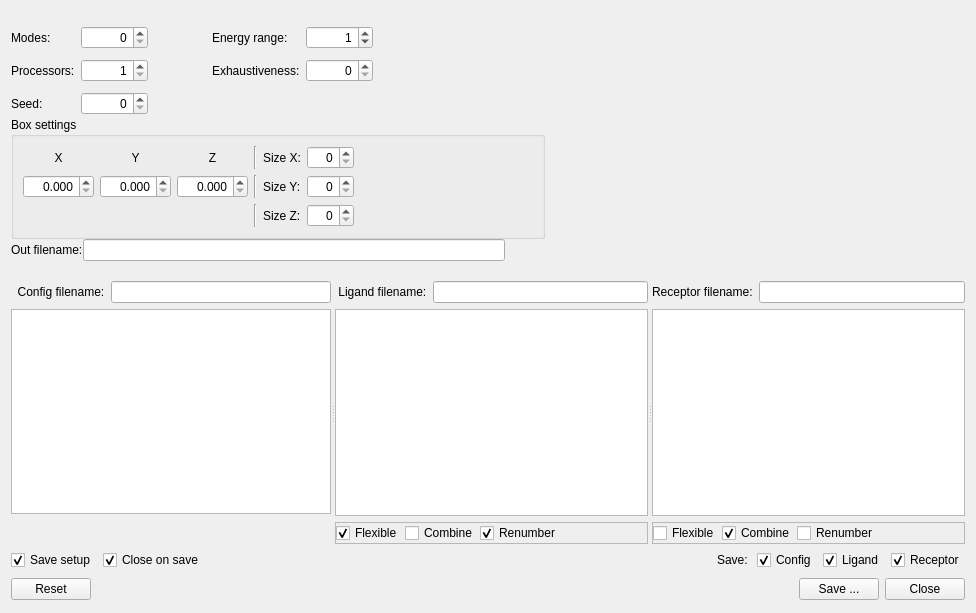
<?xml version="1.0" encoding="UTF-8"?>
<ui version="4.0">
 <class>DockingProjectInputExportTool</class>
 <widget class="QWidget" name="DockingProjectInputExportTool">
  <property name="geometry">
   <rect>
    <x>0</x>
    <y>0</y>
    <width>976</width>
    <height>613</height>
   </rect>
  </property>
  <property name="windowTitle">
   <string>Docking - Autodock Vina Input</string>
  </property>
  <layout class="QVBoxLayout" name="verticalLayout">
   <item>
    <layout class="QHBoxLayout" name="dockingSettings">
     <item>
      <widget class="QWidget" name="controlW" native="true">
       <property name="enabled">
        <bool>true</bool>
       </property>
       <property name="sizePolicy">
        <sizepolicy hsizetype="Fixed" vsizetype="Fixed">
         <horstretch>0</horstretch>
         <verstretch>0</verstretch>
        </sizepolicy>
       </property>
       <layout class="QGridLayout" name="controlsW">
        <property name="leftMargin">
         <number>0</number>
        </property>
        <property name="topMargin">
         <number>0</number>
        </property>
        <property name="rightMargin">
         <number>0</number>
        </property>
        <property name="bottomMargin">
         <number>0</number>
        </property>
        <property name="spacing">
         <number>0</number>
        </property>
        <item row="0" column="0">
         <layout class="QVBoxLayout" name="controlsConfig">
          <item>
           <layout class="QHBoxLayout" name="horizontalLayout_6">
            <item>
             <widget class="QWidget" name="controlsMain" native="true">
              <property name="enabled">
               <bool>true</bool>
              </property>
              <layout class="QGridLayout" name="gridLayout">
               <property name="leftMargin">
                <number>0</number>
               </property>
               <property name="topMargin">
                <number>0</number>
               </property>
               <property name="rightMargin">
                <number>0</number>
               </property>
               <property name="bottomMargin">
                <number>0</number>
               </property>
               <item row="2" column="1">
                <layout class="QHBoxLayout" name="horizontalLayout_4">
                 <item>
                  <widget class="QSpinBox" name="procSB">
                   <property name="toolTip">
                    <string>The number of CPUs to use (the default is to try to detect the number of CPUs or, failing that, use 1)</string>
                   </property>
                   <property name="alignment">
                    <set>Qt::AlignRight|Qt::AlignTrailing|Qt::AlignVCenter</set>
                   </property>
                   <property name="minimum">
                    <number>1</number>
                   </property>
                   <property name="maximum">
                    <number>9999999</number>
                   </property>
                   <property name="value">
                    <number>1</number>
                   </property>
                  </widget>
                 </item>
                 <item>
                  <spacer name="horizontalSpacer_4">
                   <property name="orientation">
                    <enum>Qt::Horizontal</enum>
                   </property>
                   <property name="sizeHint" stdset="0">
                    <size>
                     <width>58</width>
                     <height>27</height>
                    </size>
                   </property>
                  </spacer>
                 </item>
                </layout>
               </item>
               <item row="3" column="3">
                <layout class="QHBoxLayout" name="horizontalLayout">
                 <item>
                  <spacer name="horizontalSpacer_2">
                   <property name="orientation">
                    <enum>Qt::Horizontal</enum>
                   </property>
                   <property name="sizeHint" stdset="0">
                    <size>
                     <width>40</width>
                     <height>20</height>
                    </size>
                   </property>
                  </spacer>
                 </item>
                </layout>
               </item>
               <item row="1" column="0">
                <widget class="QLabel" name="label_2">
                 <property name="toolTip">
                  <string>maximum number of binding modes to generate, default is 9</string>
                 </property>
                 <property name="text">
                  <string>Modes:</string>
                 </property>
                </widget>
               </item>
               <item row="3" column="1">
                <layout class="QHBoxLayout" name="horizontalLayout_9">
                 <item>
                  <widget class="QSpinBox" name="seedSB">
                   <property name="toolTip">
                    <string>Explicit random seed, default is disable seed</string>
                   </property>
                   <property name="alignment">
                    <set>Qt::AlignRight|Qt::AlignTrailing|Qt::AlignVCenter</set>
                   </property>
                   <property name="minimum">
                    <number>0</number>
                   </property>
                   <property name="maximum">
                    <number>9999999</number>
                   </property>
                   <property name="value">
                    <number>0</number>
                   </property>
                  </widget>
                 </item>
                 <item>
                  <spacer name="horizontalSpacer_10">
                   <property name="orientation">
                    <enum>Qt::Horizontal</enum>
                   </property>
                   <property name="sizeHint" stdset="0">
                    <size>
                     <width>18</width>
                     <height>27</height>
                    </size>
                   </property>
                  </spacer>
                 </item>
                </layout>
               </item>
               <item row="1" column="1">
                <layout class="QHBoxLayout" name="horizontalLayout_2">
                 <item>
                  <widget class="QSpinBox" name="modesSB">
                   <property name="toolTip">
                    <string>maximum number of binding modes to generate, default is 9</string>
                   </property>
                   <property name="alignment">
                    <set>Qt::AlignRight|Qt::AlignTrailing|Qt::AlignVCenter</set>
                   </property>
                   <property name="maximum">
                    <number>9999999</number>
                   </property>
                  </widget>
                 </item>
                 <item>
                  <spacer name="horizontalSpacer_3">
                   <property name="orientation">
                    <enum>Qt::Horizontal</enum>
                   </property>
                   <property name="sizeHint" stdset="0">
                    <size>
                     <width>58</width>
                     <height>27</height>
                    </size>
                   </property>
                  </spacer>
                 </item>
                </layout>
               </item>
               <item row="2" column="3">
                <layout class="QHBoxLayout" name="horizontalLayout_7">
                 <item>
                  <widget class="QSpinBox" name="exhausSB">
                   <property name="toolTip">
                    <string>The exhaustiveness of the global search (roughly proportional to time): 1+, default is 8</string>
                   </property>
                   <property name="alignment">
                    <set>Qt::AlignRight|Qt::AlignTrailing|Qt::AlignVCenter</set>
                   </property>
                   <property name="maximum">
                    <number>9999999</number>
                   </property>
                  </widget>
                 </item>
                 <item>
                  <spacer name="horizontalSpacer_7">
                   <property name="orientation">
                    <enum>Qt::Horizontal</enum>
                   </property>
                   <property name="sizeHint" stdset="0">
                    <size>
                     <width>58</width>
                     <height>26</height>
                    </size>
                   </property>
                  </spacer>
                 </item>
                </layout>
               </item>
               <item row="1" column="3">
                <layout class="QHBoxLayout" name="horizontalLayout_5">
                 <item>
                  <widget class="QSpinBox" name="energyRangeSB">
                   <property name="toolTip">
                    <string>Maximum energy difference between the best binding mode and the worst one displayed (kcal/mol) default is 3</string>
                   </property>
                   <property name="alignment">
                    <set>Qt::AlignRight|Qt::AlignTrailing|Qt::AlignVCenter</set>
                   </property>
                   <property name="minimum">
                    <number>0</number>
                   </property>
                   <property name="maximum">
                    <number>9999999</number>
                   </property>
                   <property name="value">
                    <number>1</number>
                   </property>
                  </widget>
                 </item>
                 <item>
                  <spacer name="horizontalSpacer_5">
                   <property name="orientation">
                    <enum>Qt::Horizontal</enum>
                   </property>
                   <property name="sizeHint" stdset="0">
                    <size>
                     <width>58</width>
                     <height>26</height>
                    </size>
                   </property>
                  </spacer>
                 </item>
                </layout>
               </item>
               <item row="1" column="2">
                <widget class="QLabel" name="label_6">
                 <property name="toolTip">
                  <string>Maximum energy difference between the best binding mode and the worst one displayed (kcal/mol) default is 3</string>
                 </property>
                 <property name="text">
                  <string>Energy range:</string>
                 </property>
                </widget>
               </item>
               <item row="2" column="2">
                <widget class="QLabel" name="label">
                 <property name="toolTip">
                  <string>The exhaustiveness of the global search (roughly proportional to time): 1+, default is 8</string>
                 </property>
                 <property name="text">
                  <string>Exhaustiveness:</string>
                 </property>
                </widget>
               </item>
               <item row="3" column="0">
                <widget class="QLabel" name="label_3">
                 <property name="toolTip">
                  <string>Explicit random seed, default is disable seed</string>
                 </property>
                 <property name="text">
                  <string>Seed:</string>
                 </property>
                </widget>
               </item>
               <item row="2" column="0">
                <widget class="QLabel" name="label_4">
                 <property name="toolTip">
                  <string>The number of CPUs to use (the default is to try to detect the number of CPUs or, failing that, use 1)</string>
                 </property>
                 <property name="text">
                  <string>Processors:</string>
                 </property>
                </widget>
               </item>
              </layout>
             </widget>
            </item>
            <item>
             <spacer name="horizontalSpacer_11">
              <property name="orientation">
               <enum>Qt::Horizontal</enum>
              </property>
              <property name="sizeHint" stdset="0">
               <size>
                <width>40</width>
                <height>20</height>
               </size>
              </property>
             </spacer>
            </item>
           </layout>
          </item>
          <item>
           <widget class="QGroupBox" name="Boxsettings">
            <property name="title">
             <string>Box settings</string>
            </property>
            <layout class="QGridLayout" name="gridLayoutSetBox">
             <item row="2" column="5">
              <widget class="QQuantitySpinBox" name="spinBoxSizeY">
               <property name="toolTip">
                <string>Dimension of box in y axis</string>
               </property>
               <property name="alignment">
                <set>Qt::AlignRight|Qt::AlignTrailing|Qt::AlignVCenter</set>
               </property>
               <property name="decimals">
                <number>0</number>
               </property>
               <property name="maximum">
                <double>999.000000000000000</double>
               </property>
              </widget>
             </item>
             <item row="3" column="4">
              <widget class="QLabel" name="label_18">
               <property name="toolTip">
                <string>Dimension of box in z axis</string>
               </property>
               <property name="text">
                <string>Size Z:</string>
               </property>
               <property name="buddy">
                <cstring>Boxsettings</cstring>
               </property>
              </widget>
             </item>
             <item row="1" column="4">
              <widget class="QLabel" name="label_16">
               <property name="toolTip">
                <string>Dimension of box in x axis</string>
               </property>
               <property name="text">
                <string>Size X:</string>
               </property>
              </widget>
             </item>
             <item row="1" column="5">
              <widget class="QQuantitySpinBox" name="spinBoxSizeX">
               <property name="toolTip">
                <string>Dimension of box in x axis</string>
               </property>
               <property name="alignment">
                <set>Qt::AlignRight|Qt::AlignTrailing|Qt::AlignVCenter</set>
               </property>
               <property name="decimals">
                <number>0</number>
               </property>
               <property name="minimum">
                <double>0.000000000000000</double>
               </property>
               <property name="maximum">
                <double>999.000000000000000</double>
               </property>
              </widget>
             </item>
             <item row="2" column="4">
              <widget class="QLabel" name="label_17">
               <property name="toolTip">
                <string>Dimension of box in y axis</string>
               </property>
               <property name="text">
                <string>Size Y:</string>
               </property>
              </widget>
             </item>
             <item row="1" column="6">
              <spacer name="horizontalSpacer_12">
               <property name="orientation">
                <enum>Qt::Horizontal</enum>
               </property>
               <property name="sizeHint" stdset="0">
                <size>
                 <width>40</width>
                 <height>20</height>
                </size>
               </property>
              </spacer>
             </item>
             <item row="3" column="5">
              <widget class="QQuantitySpinBox" name="spinBoxSizeZ">
               <property name="toolTip">
                <string>Dimension of box in z axis</string>
               </property>
               <property name="alignment">
                <set>Qt::AlignRight|Qt::AlignTrailing|Qt::AlignVCenter</set>
               </property>
               <property name="decimals">
                <number>0</number>
               </property>
               <property name="maximum">
                <double>999.000000000000000</double>
               </property>
              </widget>
             </item>
             <item row="1" column="2">
              <widget class="Line" name="line_2">
               <property name="orientation">
                <enum>Qt::Vertical</enum>
               </property>
              </widget>
             </item>
             <item row="2" column="1">
              <layout class="QHBoxLayout" name="horizontalLayout_14">
               <item>
                <widget class="QQuantitySpinBox" name="doubleSpinBoxX">
                 <property name="toolTip">
                  <string>Position of box in x axis</string>
                 </property>
                 <property name="alignment">
                  <set>Qt::AlignRight|Qt::AlignTrailing|Qt::AlignVCenter</set>
                 </property>
                 <property name="decimals">
                  <number>3</number>
                 </property>
                 <property name="maximum">
                  <double>999.990000000000009</double>
                 </property>
                </widget>
               </item>
               <item>
                <widget class="QQuantitySpinBox" name="doubleSpinBoxY">
                 <property name="toolTip">
                  <string>Position of box in y axis</string>
                 </property>
                 <property name="alignment">
                  <set>Qt::AlignRight|Qt::AlignTrailing|Qt::AlignVCenter</set>
                 </property>
                 <property name="decimals">
                  <number>3</number>
                 </property>
                 <property name="maximum">
                  <double>999.990000000000009</double>
                 </property>
                </widget>
               </item>
               <item>
                <widget class="QQuantitySpinBox" name="doubleSpinBoxZ">
                 <property name="toolTip">
                  <string>Position of box in z axis</string>
                 </property>
                 <property name="alignment">
                  <set>Qt::AlignRight|Qt::AlignTrailing|Qt::AlignVCenter</set>
                 </property>
                 <property name="decimals">
                  <number>3</number>
                 </property>
                 <property name="maximum">
                  <double>999.990000000000009</double>
                 </property>
                </widget>
               </item>
              </layout>
             </item>
             <item row="3" column="2">
              <widget class="Line" name="line_3">
               <property name="orientation">
                <enum>Qt::Vertical</enum>
               </property>
              </widget>
             </item>
             <item row="1" column="1">
              <layout class="QHBoxLayout" name="horizontalLayout_11">
               <item>
                <widget class="QLabel" name="label_13">
                 <property name="toolTip">
                  <string>Position of box in x axis</string>
                 </property>
                 <property name="layoutDirection">
                  <enum>Qt::LeftToRight</enum>
                 </property>
                 <property name="text">
                  <string>X</string>
                 </property>
                 <property name="alignment">
                  <set>Qt::AlignCenter</set>
                 </property>
                </widget>
               </item>
               <item>
                <widget class="QLabel" name="label_14">
                 <property name="toolTip">
                  <string>Position of box in y axis</string>
                 </property>
                 <property name="text">
                  <string>Y</string>
                 </property>
                 <property name="alignment">
                  <set>Qt::AlignCenter</set>
                 </property>
                </widget>
               </item>
               <item>
                <widget class="QLabel" name="label_15">
                 <property name="toolTip">
                  <string>Position of box in z axis</string>
                 </property>
                 <property name="text">
                  <string>Z</string>
                 </property>
                 <property name="alignment">
                  <set>Qt::AlignCenter</set>
                 </property>
                </widget>
               </item>
              </layout>
             </item>
             <item row="2" column="2">
              <widget class="Line" name="line">
               <property name="orientation">
                <enum>Qt::Vertical</enum>
               </property>
              </widget>
             </item>
            </layout>
           </widget>
          </item>
          <item>
           <layout class="QHBoxLayout" name="horizontalLayoutOutFile">
            <property name="sizeConstraint">
             <enum>QLayout::SetDefaultConstraint</enum>
            </property>
            <property name="leftMargin">
             <number>0</number>
            </property>
            <item>
             <widget class="QLabel" name="label_12">
              <property name="toolTip">
               <string>Output models (PDBQT)</string>
              </property>
              <property name="text">
               <string>Out filename:</string>
              </property>
             </widget>
            </item>
            <item>
             <widget class="QLineEdit" name="lineEditOutFile">
              <property name="sizePolicy">
               <sizepolicy hsizetype="Fixed" vsizetype="Fixed">
                <horstretch>0</horstretch>
                <verstretch>0</verstretch>
               </sizepolicy>
              </property>
              <property name="minimumSize">
               <size>
                <width>422</width>
                <height>0</height>
               </size>
              </property>
              <property name="maximumSize">
               <size>
                <width>420</width>
                <height>16777215</height>
               </size>
              </property>
              <property name="baseSize">
               <size>
                <width>0</width>
                <height>0</height>
               </size>
              </property>
              <property name="toolTip">
               <string>Output models (PDBQT)</string>
              </property>
              <property name="layoutDirection">
               <enum>Qt::LeftToRight</enum>
              </property>
              <property name="autoFillBackground">
               <bool>false</bool>
              </property>
              <property name="text">
               <string/>
              </property>
             </widget>
            </item>
            <item>
             <spacer name="horizontalSpacer_8">
              <property name="orientation">
               <enum>Qt::Horizontal</enum>
              </property>
              <property name="sizeHint" stdset="0">
               <size>
                <width>40</width>
                <height>20</height>
               </size>
              </property>
             </spacer>
            </item>
           </layout>
          </item>
         </layout>
        </item>
       </layout>
      </widget>
     </item>
     <item>
      <spacer name="horizontalSpacer_15">
       <property name="orientation">
        <enum>Qt::Horizontal</enum>
       </property>
       <property name="sizeHint" stdset="0">
        <size>
         <width>40</width>
         <height>20</height>
        </size>
       </property>
      </spacer>
     </item>
     <item>
      <widget class="QWidget" name="InputImg" native="true">
       <property name="minimumSize">
        <size>
         <width>279</width>
         <height>0</height>
        </size>
       </property>
       <property name="maximumSize">
        <size>
         <width>279</width>
         <height>16777215</height>
        </size>
       </property>
       <property name="sizeIncrement">
        <size>
         <width>0</width>
         <height>0</height>
        </size>
       </property>
      </widget>
     </item>
    </layout>
   </item>
   <item>
    <layout class="QHBoxLayout" name="nameFiles">
     <item>
      <widget class="QSplitter" name="splitterNameFiles">
       <property name="orientation">
        <enum>Qt::Horizontal</enum>
       </property>
       <widget class="QWidget" name="widgetConfig" native="true">
        <property name="sizePolicy">
         <sizepolicy hsizetype="Preferred" vsizetype="Preferred">
          <horstretch>0</horstretch>
          <verstretch>0</verstretch>
         </sizepolicy>
        </property>
        <property name="minimumSize">
         <size>
          <width>320</width>
          <height>0</height>
         </size>
        </property>
        <property name="maximumSize">
         <size>
          <width>16777215</width>
          <height>16777215</height>
         </size>
        </property>
        <property name="sizeIncrement">
         <size>
          <width>0</width>
          <height>0</height>
         </size>
        </property>
        <property name="baseSize">
         <size>
          <width>0</width>
          <height>0</height>
         </size>
        </property>
        <layout class="QVBoxLayout" name="verticalLayoutConfig" stretch="0,0,0">
         <property name="leftMargin">
          <number>0</number>
         </property>
         <property name="topMargin">
          <number>0</number>
         </property>
         <property name="rightMargin">
          <number>0</number>
         </property>
         <property name="bottomMargin">
          <number>0</number>
         </property>
         <item>
          <layout class="QHBoxLayout" name="horizontalLayout_8">
           <item>
            <widget class="QLabel" name="label_8">
             <property name="sizePolicy">
              <sizepolicy hsizetype="Fixed" vsizetype="Fixed">
               <horstretch>0</horstretch>
               <verstretch>0</verstretch>
              </sizepolicy>
             </property>
             <property name="maximumSize">
              <size>
               <width>16777215</width>
               <height>16777215</height>
              </size>
             </property>
             <property name="toolTip">
              <string>Configuration file (from command line - vina --config config.cfg )</string>
             </property>
             <property name="text">
              <string>  Config filename:</string>
             </property>
             <property name="alignment">
              <set>Qt::AlignLeading|Qt::AlignLeft|Qt::AlignVCenter</set>
             </property>
            </widget>
           </item>
           <item>
            <widget class="QLineEdit" name="lineEditConfig">
             <property name="maximumSize">
              <size>
               <width>16777215</width>
               <height>16777215</height>
              </size>
             </property>
             <property name="toolTip">
              <string>Configuration file (from command line - vina --config config.cfg )
Must be set to save file.</string>
             </property>
             <property name="layoutDirection">
              <enum>Qt::RightToLeft</enum>
             </property>
             <property name="text">
              <string/>
             </property>
            </widget>
           </item>
          </layout>
         </item>
         <item>
          <widget class="QTextEdit" name="previewText">
           <property name="enabled">
            <bool>true</bool>
           </property>
           <property name="sizePolicy">
            <sizepolicy hsizetype="Expanding" vsizetype="Expanding">
             <horstretch>0</horstretch>
             <verstretch>0</verstretch>
            </sizepolicy>
           </property>
           <property name="minimumSize">
            <size>
             <width>0</width>
             <height>0</height>
            </size>
           </property>
           <property name="maximumSize">
            <size>
             <width>16777215</width>
             <height>16777215</height>
            </size>
           </property>
           <property name="baseSize">
            <size>
             <width>0</width>
             <height>0</height>
            </size>
           </property>
           <property name="font">
            <font>
             <family>Courier New</family>
            </font>
           </property>
           <property name="readOnly">
            <bool>false</bool>
           </property>
           <property name="acceptRichText">
            <bool>false</bool>
           </property>
          </widget>
         </item>
         <item>
          <widget class="QFrame" name="horizontalFrame_3">
           <layout class="QHBoxLayout" name="horizontalLayout_15">
            <property name="spacing">
             <number>2</number>
            </property>
            <property name="leftMargin">
             <number>1</number>
            </property>
            <property name="topMargin">
             <number>2</number>
            </property>
            <property name="rightMargin">
             <number>1</number>
            </property>
            <property name="bottomMargin">
             <number>2</number>
            </property>
            <item>
             <spacer name="horizontalSpacer_14">
              <property name="orientation">
               <enum>Qt::Horizontal</enum>
              </property>
              <property name="sizeHint" stdset="0">
               <size>
                <width>40</width>
                <height>20</height>
               </size>
              </property>
             </spacer>
            </item>
           </layout>
          </widget>
         </item>
        </layout>
       </widget>
       <widget class="QWidget" name="widgetLigand" native="true">
        <property name="sizePolicy">
         <sizepolicy hsizetype="Preferred" vsizetype="Preferred">
          <horstretch>1</horstretch>
          <verstretch>0</verstretch>
         </sizepolicy>
        </property>
        <layout class="QVBoxLayout" name="verticalLayoutLigand">
         <property name="leftMargin">
          <number>0</number>
         </property>
         <property name="topMargin">
          <number>0</number>
         </property>
         <property name="rightMargin">
          <number>0</number>
         </property>
         <property name="bottomMargin">
          <number>0</number>
         </property>
         <item>
          <layout class="QHBoxLayout" name="horizontalLayout_12">
           <item>
            <widget class="QLabel" name="label_9">
             <property name="toolTip">
              <string>Ligand (PDBQT)</string>
             </property>
             <property name="text">
              <string> Ligand filename:</string>
             </property>
            </widget>
           </item>
           <item>
            <widget class="QLineEdit" name="lineEditLigand">
             <property name="toolTip">
              <string>Ligand (PDBQT)
(must be set to save file)</string>
             </property>
             <property name="text">
              <string/>
             </property>
            </widget>
           </item>
          </layout>
         </item>
         <item>
          <widget class="QTextEdit" name="previewTextLigand">
           <property name="font">
            <font>
             <family>Courier New</family>
            </font>
           </property>
          </widget>
         </item>
         <item>
          <widget class="QFrame" name="frameCheckBoxesLigand">
           <property name="toolTipDuration">
            <number>-1</number>
           </property>
           <property name="frameShape">
            <enum>QFrame::StyledPanel</enum>
           </property>
           <property name="frameShadow">
            <enum>QFrame::Plain</enum>
           </property>
           <property name="lineWidth">
            <number>1</number>
           </property>
           <layout class="QHBoxLayout" name="horizontalLayout_3">
            <property name="spacing">
             <number>2</number>
            </property>
            <property name="leftMargin">
             <number>0</number>
            </property>
            <property name="topMargin">
             <number>0</number>
            </property>
            <property name="rightMargin">
             <number>0</number>
            </property>
            <property name="bottomMargin">
             <number>0</number>
            </property>
            <item>
             <widget class="QCheckBox" name="flexibleLigandCB">
              <property name="toolTip">
               <string>Uncheck to output as a rigid molecule
(i.e. no branches or torsion tree)</string>
              </property>
              <property name="text">
               <string>Flexible</string>
              </property>
              <property name="checked">
               <bool>true</bool>
              </property>
             </widget>
            </item>
            <item>
             <widget class="QCheckBox" name="combineLigandCB">
              <property name="toolTip">
               <string>Combine separate molecular pieces of input into a single rigid molecule
(requires &quot;not Flexible&quot; option or will have no effect)</string>
              </property>
              <property name="text">
               <string>Combine</string>
              </property>
             </widget>
            </item>
            <item>
             <widget class="QCheckBox" name="renumberLigandCB">
              <property name="toolTip">
               <string>Renumber atoms sequentially
(uncheck is to preserve atom indices from input file)</string>
              </property>
              <property name="text">
               <string>Renumber</string>
              </property>
              <property name="checked">
               <bool>true</bool>
              </property>
             </widget>
            </item>
            <item>
             <spacer name="horizontalSpacer_6">
              <property name="orientation">
               <enum>Qt::Horizontal</enum>
              </property>
              <property name="sizeHint" stdset="0">
               <size>
                <width>40</width>
                <height>20</height>
               </size>
              </property>
             </spacer>
            </item>
           </layout>
          </widget>
         </item>
        </layout>
       </widget>
       <widget class="QWidget" name="widgetReceptor" native="true">
        <property name="sizePolicy">
         <sizepolicy hsizetype="Preferred" vsizetype="Preferred">
          <horstretch>1</horstretch>
          <verstretch>0</verstretch>
         </sizepolicy>
        </property>
        <layout class="QVBoxLayout" name="verticalLayoutReceptor" stretch="0,0,0">
         <property name="leftMargin">
          <number>0</number>
         </property>
         <property name="topMargin">
          <number>0</number>
         </property>
         <property name="rightMargin">
          <number>0</number>
         </property>
         <property name="bottomMargin">
          <number>0</number>
         </property>
         <item>
          <layout class="QHBoxLayout" name="horizontalLayout_16">
           <item>
            <widget class="QLabel" name="label_11">
             <property name="toolTip">
              <string>Rigid part of the receptor (PDBQT)</string>
             </property>
             <property name="text">
              <string>Receptor filename:</string>
             </property>
            </widget>
           </item>
           <item>
            <widget class="QLineEdit" name="lineEditReceptor">
             <property name="toolTip">
              <string>Rigid part of the receptor (PDBQT)
(must be set to save file)</string>
             </property>
             <property name="text">
              <string/>
             </property>
            </widget>
           </item>
          </layout>
         </item>
         <item>
          <widget class="QTextEdit" name="previewTextReceptor">
           <property name="font">
            <font>
             <family>Courier New</family>
            </font>
           </property>
          </widget>
         </item>
         <item>
          <widget class="QFrame" name="frameCheckBoxesReceptor">
           <property name="frameShape">
            <enum>QFrame::StyledPanel</enum>
           </property>
           <property name="frameShadow">
            <enum>QFrame::Plain</enum>
           </property>
           <layout class="QHBoxLayout" name="horizontalLayout_13">
            <property name="spacing">
             <number>2</number>
            </property>
            <property name="leftMargin">
             <number>0</number>
            </property>
            <property name="topMargin">
             <number>0</number>
            </property>
            <property name="rightMargin">
             <number>0</number>
            </property>
            <property name="bottomMargin">
             <number>0</number>
            </property>
            <item>
             <widget class="QCheckBox" name="flexibleReceptorCB">
              <property name="toolTip">
               <string>Uncheck to output as a rigid molecule
(i.e. no branches or torsion tree)
Set flexible may consume amount of time for big molecule &gt;20 min</string>
              </property>
              <property name="text">
               <string>Flexible</string>
              </property>
             </widget>
            </item>
            <item>
             <widget class="QCheckBox" name="combineReceptorCB">
              <property name="toolTip">
               <string>Combine separate molecular pieces of input into a single rigid molecule
(requires &quot;not Flexible&quot; option or will have no effect)</string>
              </property>
              <property name="text">
               <string>Combine</string>
              </property>
              <property name="checked">
               <bool>true</bool>
              </property>
             </widget>
            </item>
            <item>
             <widget class="QCheckBox" name="renumberReceptorCB">
              <property name="toolTip">
               <string>Renumber atoms sequentially
(uncheck is to preserve atom indices from input file)</string>
              </property>
              <property name="text">
               <string>Renumber</string>
              </property>
             </widget>
            </item>
            <item>
             <spacer name="horizontalSpacer_13">
              <property name="orientation">
               <enum>Qt::Horizontal</enum>
              </property>
              <property name="sizeHint" stdset="0">
               <size>
                <width>40</width>
                <height>20</height>
               </size>
              </property>
             </spacer>
            </item>
           </layout>
          </widget>
         </item>
        </layout>
       </widget>
      </widget>
     </item>
    </layout>
   </item>
   <item>
    <layout class="QHBoxLayout" name="saveSet">
     <item>
      <widget class="QCheckBox" name="saveSetupCB">
       <property name="text">
        <string>Save setup</string>
       </property>
       <property name="checked">
        <bool>true</bool>
       </property>
      </widget>
     </item>
     <item>
      <widget class="QCheckBox" name="closeOnSaveCB">
       <property name="text">
        <string>Close on save</string>
       </property>
       <property name="checked">
        <bool>true</bool>
       </property>
      </widget>
     </item>
     <item>
      <spacer name="horizontalSpacer_9">
       <property name="orientation">
        <enum>Qt::Horizontal</enum>
       </property>
       <property name="sizeHint" stdset="0">
        <size>
         <width>40</width>
         <height>20</height>
        </size>
       </property>
      </spacer>
     </item>
     <item>
      <widget class="QLabel" name="label_5">
       <property name="text">
        <string>Save: </string>
       </property>
      </widget>
     </item>
     <item>
      <widget class="QCheckBox" name="writeConfigCB">
       <property name="toolTip">
        <string>Check mean config file will be saved
(must be set config filename)</string>
       </property>
       <property name="text">
        <string>Config</string>
       </property>
       <property name="checked">
        <bool>true</bool>
       </property>
      </widget>
     </item>
     <item>
      <widget class="QCheckBox" name="writeLigandCB">
       <property name="toolTip">
        <string>Check mean ligand file will be saved
(must be set ligand filename)</string>
       </property>
       <property name="text">
        <string>Ligand</string>
       </property>
       <property name="checked">
        <bool>true</bool>
       </property>
      </widget>
     </item>
     <item>
      <widget class="QCheckBox" name="writeReceptorCB">
       <property name="toolTip">
        <string>Check mean receptor file will be saved
(must be set receptor filename)</string>
       </property>
       <property name="text">
        <string>Receptor</string>
       </property>
       <property name="checked">
        <bool>true</bool>
       </property>
      </widget>
     </item>
    </layout>
   </item>
   <item>
    <layout class="QHBoxLayout" name="controlRSC">
     <property name="sizeConstraint">
      <enum>QLayout::SetFixedSize</enum>
     </property>
     <item>
      <widget class="QPushButton" name="resetButton">
       <property name="text">
        <string>Reset</string>
       </property>
      </widget>
     </item>
     <item>
      <spacer name="horizontalSpacer">
       <property name="orientation">
        <enum>Qt::Horizontal</enum>
       </property>
       <property name="sizeHint" stdset="0">
        <size>
         <width>48</width>
         <height>26</height>
        </size>
       </property>
      </spacer>
     </item>
     <item>
      <widget class="QPushButton" name="saveButton">
       <property name="text">
        <string>Save ...</string>
       </property>
      </widget>
     </item>
     <item>
      <widget class="QPushButton" name="closeButton">
       <property name="text">
        <string>Close</string>
       </property>
      </widget>
     </item>
    </layout>
   </item>
  </layout>
 </widget>
 <customwidgets>
  <customwidget>
   <class>QQuantitySpinBox</class>
   <extends>QDoubleSpinBox</extends>
   <header location="global">QuantitySpinBox.hpp</header>
  </customwidget>
 </customwidgets>
 <tabstops>
  <tabstop>saveButton</tabstop>
  <tabstop>closeButton</tabstop>
  <tabstop>resetButton</tabstop>
 </tabstops>
 <resources/>
 <connections>
  <connection>
   <sender>closeButton</sender>
   <signal>clicked()</signal>
   <receiver>DockingProjectInputExportTool</receiver>
   <slot>close()</slot>
   <hints>
    <hint type="sourcelabel">
     <x>451</x>
     <y>411</y>
    </hint>
    <hint type="destinationlabel">
     <x>258</x>
     <y>243</y>
    </hint>
   </hints>
  </connection>
 </connections>
</ui>
